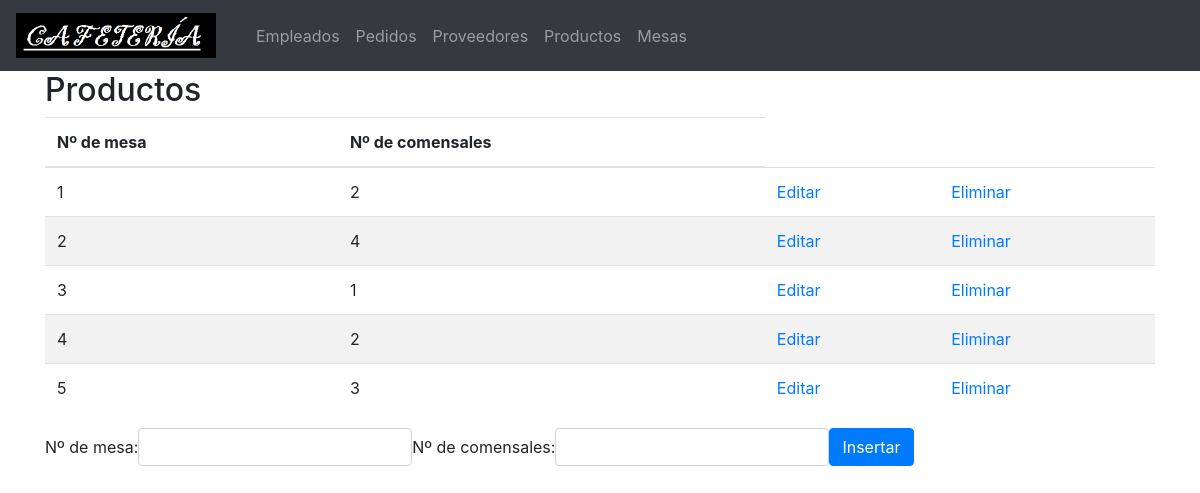
Screenshot of /mesa.php with the database file from the repository.
### tables this page shows
CREATE TABLE IF NOT EXISTS Mesa (
  nº_mesa INT NOT NULL CHECK(nº_mesa BETWEEN 1 AND 10),
  nº_comensales VARCHAR(45) CHECK(nº_comensales BETWEEN 1 AND 4),
  PRIMARY KEY (nº_mesa)
  );

### mesa.php (the view, shortened to what this page needs)
<!DOCTYPE html>
<html lang="es">
<head>
    <link rel="stylesheet" href="https://maxcdn.bootstrapcdn.com/bootstrap/4.1.0/css/bootstrap.min.css">
</head>
<body>
    <nav class="navbar navbar-expand-sm bg-dark navbar-dark">
        <a class="navbar-brand" href="#"> <img src="icono.png" alt="logo" style="width:200px;"> </a>
        <div class="collapse navbar-collapse" id="collapsibleNavbar">
            <ul class="navbar-nav">
                <li class="nav-item"> <a class="nav-link" href="index.php">Empleados</a> </li>
                <li class="nav-item"> <a class="nav-link" href="pedidos.php">Pedidos</a> </li>
                <li class="nav-item"> <a class="nav-link" href="proveedores.php">Proveedores</a> </li>
                <li class="nav-item"> <a class="nav-link" href="productos.php">Productos</a> </li>
                <li class="nav-item"> <a class="nav-link" href="mesa.php">Mesas</a> </li>
            </ul>
        </div>
    </nav>
    <?php
       $con = mysqli_connect("localhost", "root", "majada");
        mysqli_select_db($con, "proyecto");
        $Registros = mysqli_query($con, "SELECT * FROM Mesa");
    ?>
        <div class="container">
            <div class="table-responsive">
                <h2>Productos</h2>
                <table class="table table-striped">
                    <thead>
                        <tr>
                            <th>Nº de mesa</th>
                            <th>Nº de comensales</th>
                        </tr>
                    </thead>
                    <tbody>
                        <tr>
                            <?php
		while($bucle = mysqli_fetch_array($Registros)){
			echo "<tr><td>".$bucle["nº_mesa"]."</td>";
            echo "<td>".$bucle["nº_comensales"]."</td>";
            echo "<td><a href=editar_mesa.php?id=".$bucle['nº_mesa'].">Editar</a>"."</td>";
			echo "<td><a href=mesa.php?id=".$bucle['nº_mesa'].">Eliminar</a>"."</td></tr>";
		}
        ?> </tr>
                    </tbody>
                </table>
            </div>
            <form name="form" class="form-inline" method="POST" action="/mesa.php" onsubmit="return validateForm()">
                <label for="nmesa">Nº de mesa:</label>
                <input type="text" class="form-control" name="nmesa">
                <label for="ncom">Nº de comensales:</label>
                <input type="text" class="form-control" name="ncom">
                <button type="submit" class="btn btn-primary">Insertar</button>
            </form>
        </div>
</body>
</html>

### mesa.php (style rules this page uses)
input { border: 1px solid black; }

### rows the page displays
mesa: nº_mesa "1", nº_comensales "2"
mesa: nº_mesa "2", nº_comensales "4"
mesa: nº_mesa "3", nº_comensales "1"
mesa: nº_mesa "4", nº_comensales "2"
mesa: nº_mesa "5", nº_comensales "3"
